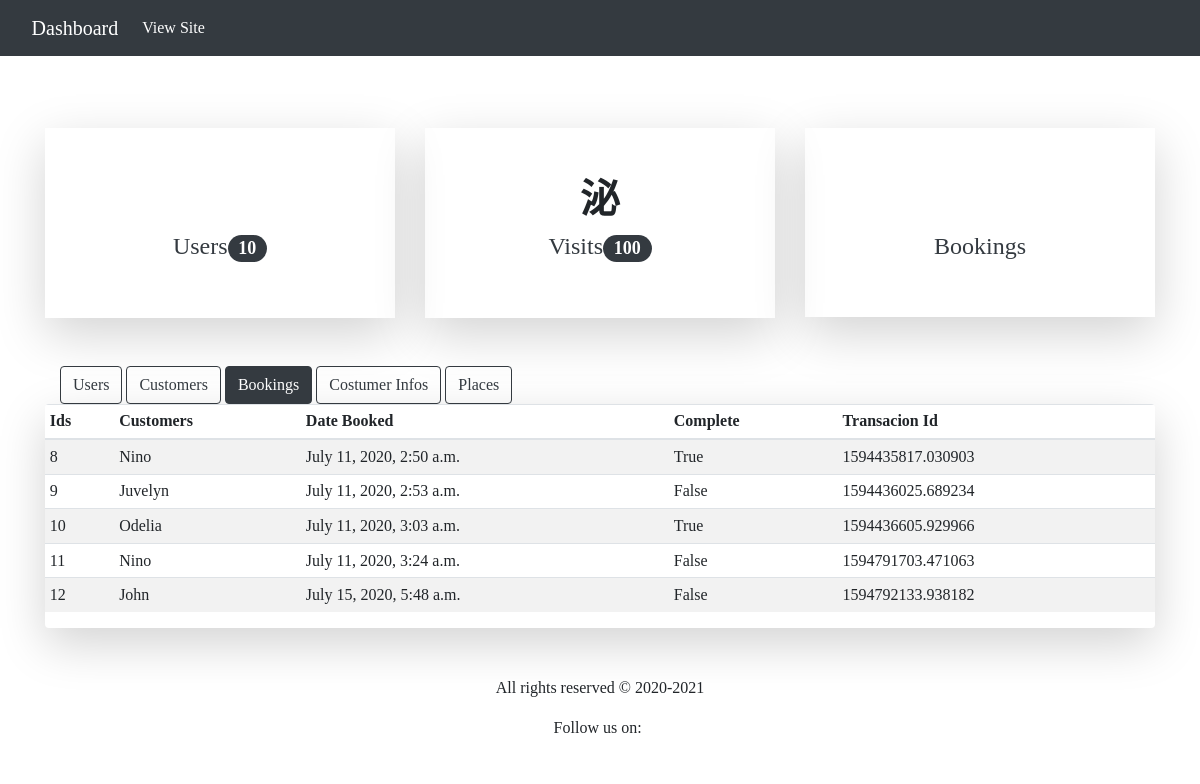
The app's page /dashboard/dashboard-bookings/ (signed in), older data.
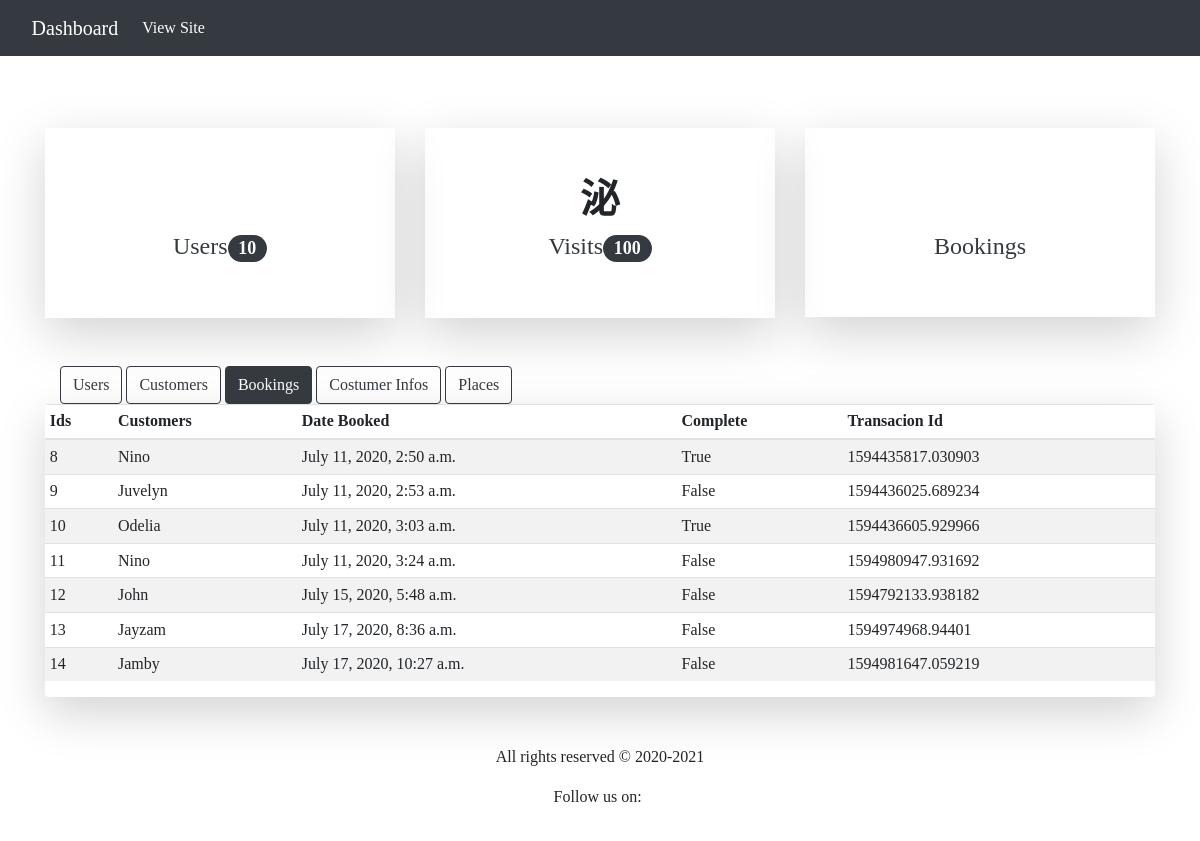
The same page, newer data.
### travel/models.py (models this page shows, shortened)
class Booking(models.Model):
	customer = models.ForeignKey(Customer, on_delete=models.SET_NULL, blank=True, null=True)
	date_booked = models.DateTimeField(auto_now_add=True)
	complete = models.BooleanField(default=False, null=True, blank=True)
	transaction_id = models.CharField(max_length=100, null=True)

class Customer(models.Model):
	user = models.CharField(max_length=100, null=True)
	first_name = models.CharField(max_length=100, null=True)
	last_name = models.CharField(max_length=100, null=True)
	def __str__(self):
		return self.first_name

### travel_crm/views.py (the view)
# urls.py: path('dashboard-bookings/', DashboardBookings.as_view(), name="travel-dashboard-bookings"),
@method_decorator(staff_member_required, name='dispatch')
class DashboardBookings(ListView):
	model = Booking
	template_name = 'travel_crm/dashboard-bookings.html'
	context_object_name = 'bookings'
	extra_context = {
		'title':'Bookings'
	}

### travel_crm/templates/travel_crm/dashboard-bookings.html
{% extends "travel_crm/base.html" %}
{% block content %}
	<div class="container mt-3 mb-5">
		<div class="row">
			<div class="col-lg-12">
				<div class="container">
					<a href="{% url 'travel-dashboard-users' %}" class="btn btn-outline-dark">Users</a>
					<a href="{% url 'travel-dashboard-customers' %}" class="btn btn-outline-dark">Customers</a>
					<a href="{% url 'travel-dashboard-bookings' %}" class="btn btn-dark">Bookings</a>
					<a href="{% url 'travel-dashboard-customer-infos' %}" class="btn btn-outline-dark">Costumer Infos</a>
					<a href="{% url 'travel-dashboard-places' %}" class="btn btn-outline-dark">Places</a>
				</div>
				<div class="table-responsive shadow-lg rounded">
	        <table class="table table-striped table-sm">
	          <thead>
	            <tr>
	              <th>Ids</th>
	              <th>Customers</th>
	              <th>Date Booked</th>
	              <th>Complete</th>
	              <th>Transacion Id</th>
	            </tr>
	          </thead>
	          <tbody>
	          	{% for booking in bookings %}
		            <tr>
		            	<td>{{ booking.id }}</td>
		            	<td>{{ booking.customer }}</td>
			            <td>{{ booking.date_booked }}</td>
			            <td>{{ booking.complete }}</td>
			            <td>{{ booking.transaction_id }}</td>
		            </tr>
	            {% endfor %}
	          </tbody>
	        </table>
	      </div>
			</div>
		</div>
	</div>
{% endblock content %}

Row changes from the older to the newer data that the page shows:
changed Booking "July 11, 2020, 3:24 a.m.": transaction_id "1594791703.471063" → "1594980947.931692"
added Booking: id "13", customer "Jayzam", date_booked "July 17, 2020, 8:36 a.m.", complete "False", transaction_id "1594974968.94401"
added Booking: id "14", customer "Jamby", date_booked "July 17, 2020, 10:27 a.m.", complete "False", transaction_id "1594981647.059219"
